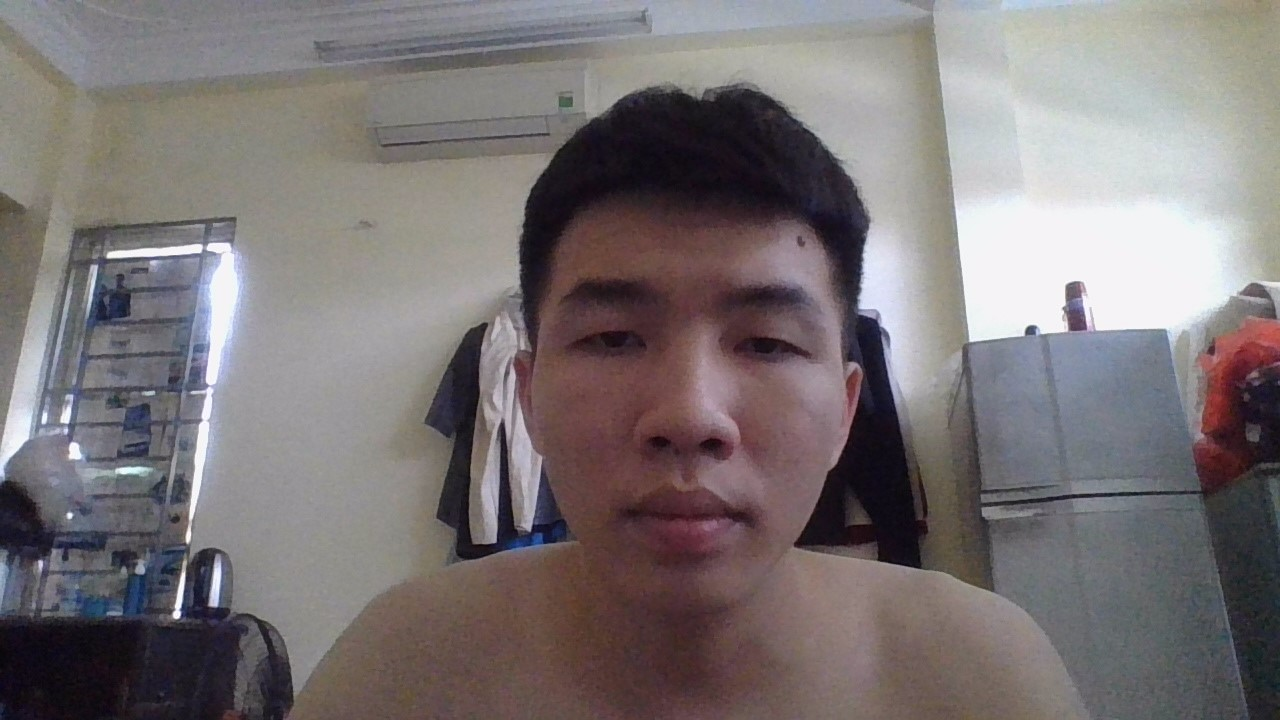
#> input picture database/chinh.jpg, 1280 x 720 px
$ python -i dom.py   (imports and definitions only)   (older library calls are emulated)
#> lines starting #> are read from the running program, lines starting #| are printed output that depends on the picture; after the words box and inside, x2 and y2 are one past the last pixel; in counts of white or black regions, pixels touching at a corner belong together
import time
import numpy as np
import os
import cv2

class DOM(object):
    def __init__(self):
        self.image = None
        self.Im = None
        self.edgex, self.edgey = None, None

    @staticmethod
    def load(img, blur=False, blurSize=(5,5)):
        if isinstance(img, str):
            if os.path.exists(img):
                image = cv2.imread(img, cv2.IMREAD_GRAYSCALE)
            else:
                raise FileNotFoundError('Image is not found on your system')
        elif isinstance(img, np.ndarray):
            if len(img.shape) == 3:
                image = cv2.cvtColor(img, cv2.COLOR_BGR2GRAY)
            elif len(img.shape) == 2:
                image = img
            else:
                raise ValueError('Image is not in correct shape')
        else:
            raise ValueError('Only image can be passed to the constructor')

        if blur:
            image = cv2.GaussianBlur(image, blurSize)

        Im = cv2.medianBlur(image, 3, cv2.CV_64F).astype("double")/255.0
        return image, Im

    @staticmethod
    def dom(Im):
        median_shift_up = np.pad(Im, ((0,2), (0,0)), 'constant')[2:,:]
        median_shift_down = np.pad(Im, ((2,0), (0,0)), 'constant')[:-2,:]
        domx = np.abs(median_shift_up - 2*Im + median_shift_down)

        median_shift_left = np.pad(Im, ((0,0), (0,2)), 'constant')[:,2:]
        median_shift_right = np.pad(Im, ((0,0), (2,0)), 'constant')[:,:-2]
        domy = np.abs(median_shift_left - 2*Im + median_shift_right)

        return domx, domy

    @staticmethod
    def contrast(Im):
        Cx = np.abs(Im - np.pad(Im, ((1,0), (0,0)), 'constant')[:-1, :])
        Cy = np.abs(Im - np.pad(Im, ((0,0), (1,0)), 'constant')[:, :-1])
        return Cx, Cy

    @staticmethod
    def smoothenImage(image, transpose = False, epsilon = 1e-8):
        fil = np.array([0.5, 0, -0.5])

        if transpose:
            image = image.T

        image_smoothed = np.array([np.convolve(image[i], fil, mode="same") for i in range(image.shape[0])])

        if transpose:
            image_smoothed = image_smoothed.T

        image_smoothed = np.abs(image_smoothed)/(np.max(image_smoothed) + epsilon)
        return image_smoothed

    def edges(self, image, edge_threshold=0.0001):
        smoothx = self.smoothenImage(image, transpose=True)
        smoothy = self.smoothenImage(image)
        self.edgex = smoothx > edge_threshold
        self.edgey = smoothy > edge_threshold

    def sharpness_matrix(self, Im, width=2, debug=False):
        domx, domy = self.dom(Im)

        Cx, Cy = self.contrast(Im)

        Cx = np.multiply(Cx, self.edgex)
        Cy = np.multiply(Cy, self.edgey)

        Sx = np.zeros(domx.shape)
        Sy = np.zeros(domy.shape)

        for i in range(width, domx.shape[0]-width):
            num = np.abs(domx[i-width:i+width, :]).sum(axis=0)
            dn = Cx[i-width:i+width, :].sum(axis=0)
            Sx[i] = [(num[k]/dn[k] if dn[k] > 1e-3 else 0) for k in range(Sx.shape[1])]

        for j in range(width, domy.shape[1]-width):
            num = np.abs(domy[:, j-width: j+width]).sum(axis=1)
            dn = Cy[:, j-width:j+width].sum(axis=1)
            Sy[:, j] = [(num[k]/dn[k] if dn[k] > 1e-3 else 0) for k in range(Sy.shape[0])]

        if debug:
            print(f"domx {domx.shape}: {[(i,round(np.quantile(domx, i/100), 2)) for i in range(0, 101, 25)]}")
            print(f"domy {domy.shape}: {[(i,round(np.quantile(domy, i/100), 2)) for i in range(0, 101, 25)]}")
            print(f"Cx {Cx.shape}: {[(i,round(np.quantile(Cx, i/100),2)) for i in range(50, 101, 10)]}")
            print(f"Cy {Cy.shape}: {[(i,round(np.quantile(Cy, i/100),2)) for i in range(50, 101, 10)]}")
            print(f"Sx {Sx.shape}: {[(i,round(np.quantile(Sx, i/100),2)) for i in range(50, 101, 10)]}")
            print(f"Sy {Sy.shape}: {[(i,round(np.quantile(Sy, i/100),2)) for i in range(50, 101, 10)]}")

        return Sx, Sy

    def sharpness_measure(self, Im, width, sharpness_threshold, debug=False, epsilon = 1e-8):
        Sx, Sy = self.sharpness_matrix(Im, width=width, debug=debug)
        Sx = np.multiply(Sx, self.edgex)
        Sy = np.multiply(Sy, self.edgey)

        n_sharpx = np.sum(Sx >= sharpness_threshold)
        n_sharpy = np.sum(Sy >= sharpness_threshold)

        n_edgex = np.sum(self.edgex)
        n_edgey = np.sum(self.edgey)

        Rx = n_sharpx/(n_edgex + epsilon)
        Ry = n_sharpy/(n_edgey + epsilon)

        S = np.sqrt(Rx**2 + Ry**2)

        if debug:
            print(f"Sharpness: {S}")
            print(f"Rx: {Rx}, Ry: {Ry}")
            print(f"Sharpx: {n_sharpx}, Sharpy: {n_sharpy}, Edges: {n_edgex, n_edgey}")
        return S

    def get_sharpness(self, img, width=2, sharpness_threshold=2, edge_threshold=0.0001, debug=False):
        start_time = time.time()
        image, Im = self.load(img)
        self.edges(image, edge_threshold=edge_threshold)
        score = self.sharpness_measure(Im, width=width, sharpness_threshold=sharpness_threshold)
        end_time = time.time()
        processing_time = end_time - start_time
        # print(f"Time Processing Score Bullry: {score} - {processing_time:.4f}")
        return score

>>> import cv2
>>> picture = cv2.imread('../database/chinh.jpg')
#> picture is the input picture: shape (720, 1280, 3); mean B, G, R 116.8, 115.7, 122.4
>>> result = DOM().get_sharpness(picture)
#> in smoothenImage, `image = image.T`:
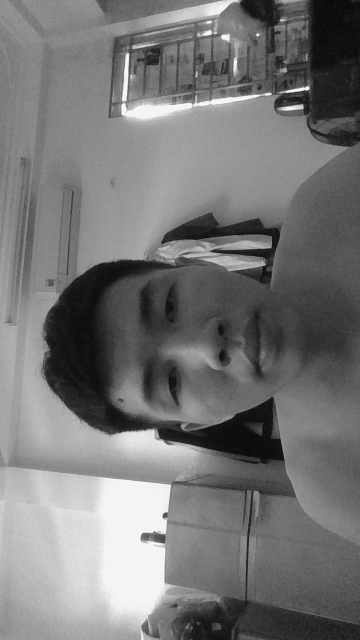
#> image: shape (1280, 720) (shown at 1/2 size); min 6, max 255, mean 117.8
#> call 2 of smoothenImage, with transpose = False, epsilon = 1e-08
#> in smoothenImage (call 2), `image_smoothed = np.array([np.convolve(image[i], fil, mode="same") for..`:
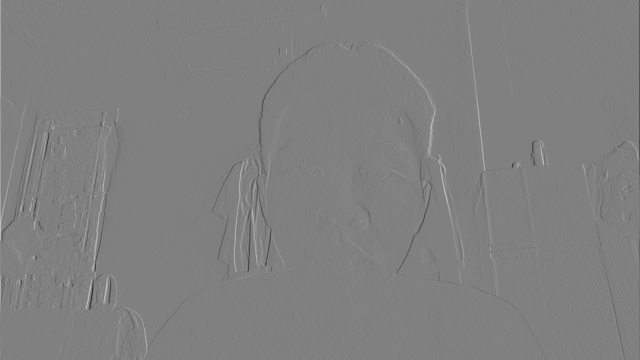
#> image_smoothed: shape (720, 1280) float64 (shown at 1/2 size); min -119, max 117.5, mean 0; drawn with min black and max white
#> in edges, `self.edgex = smoothx > edge_threshold`:
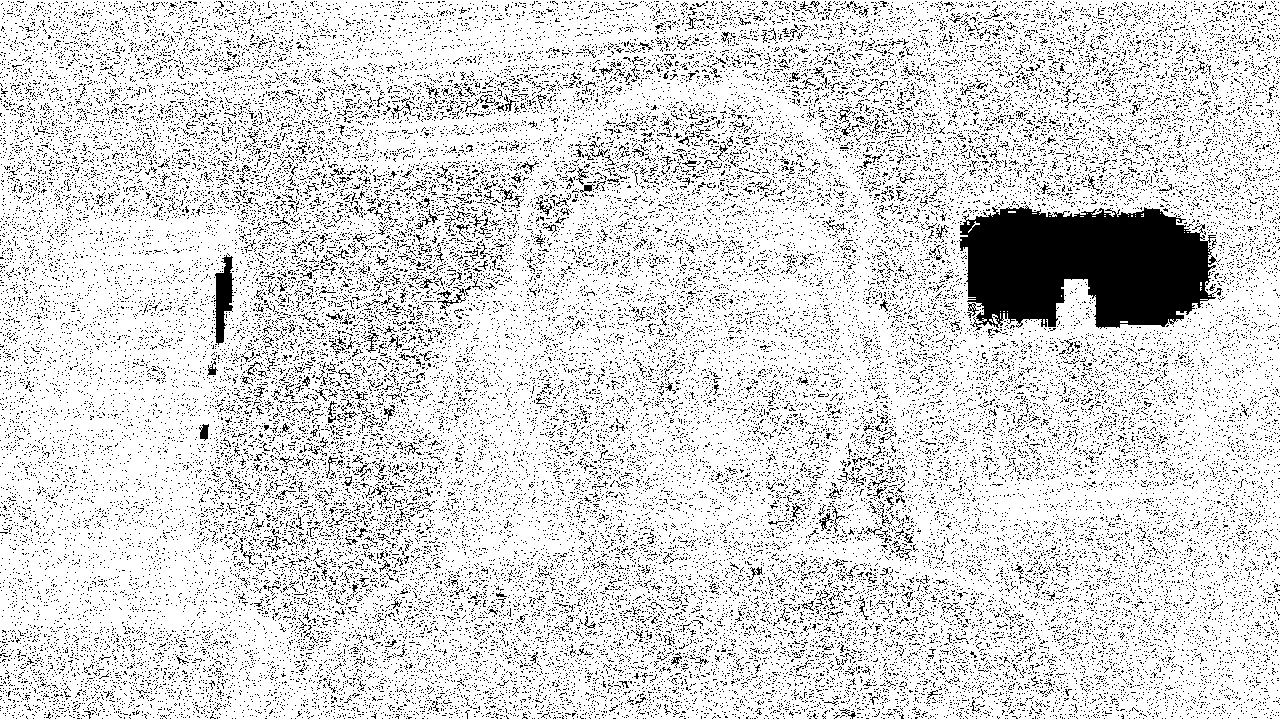
#> self.edgex: shape (720, 1280) bool; 85.1% white; 46068 black regions (45712 under 20 px), largest, box (x1, y1, x2, y2) and area: (959, 205, 1222, 331) 24078, (214, 255, 234, 345) 1014, (199, 424, 209, 441) 109
#> after the loop in sharpness_matrix, `for i in range(width, domx.shape[0]-width):`:
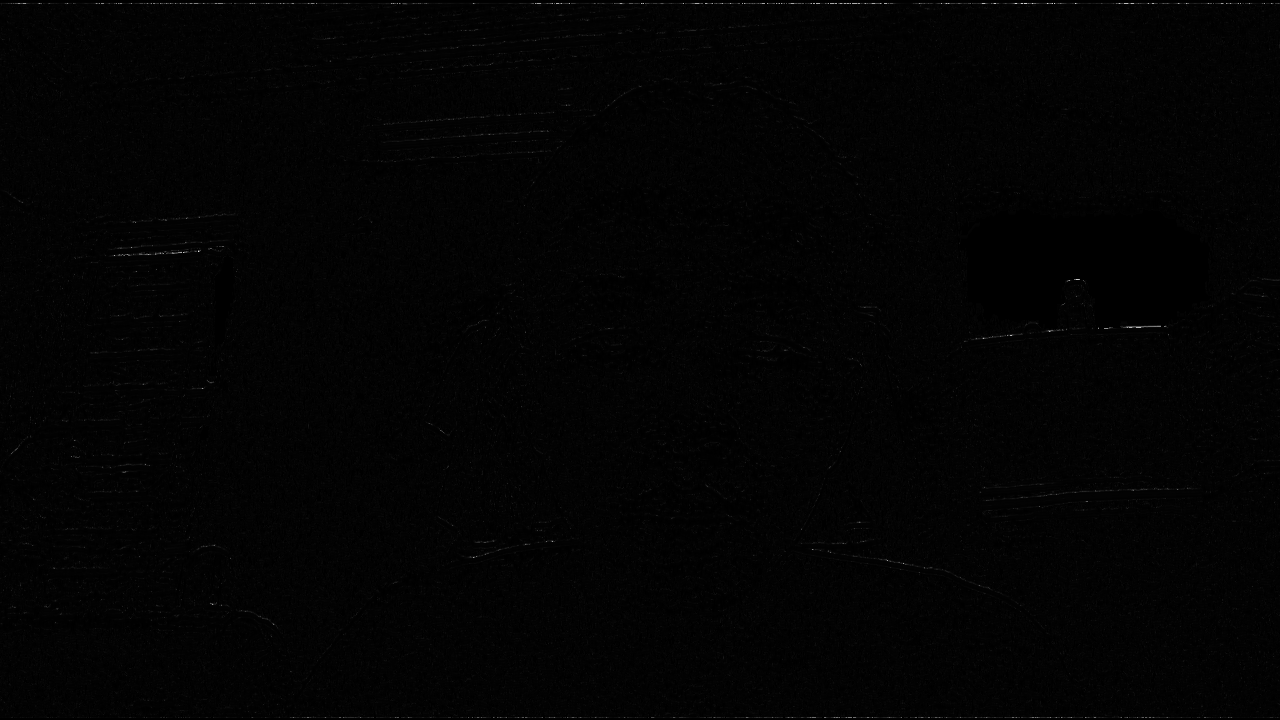
#> Sx: shape (720, 1280) float64; min 0, max 231, mean 3.1
#> in sharpness_measure, `n_sharpx = np.sum(Sx >= sharpness_threshold)`: n_sharpx = 577497
#> in sharpness_measure, `n_sharpy = np.sum(Sy >= sharpness_threshold)`: n_sharpy = 558758
#> in sharpness_measure, `n_edgex = np.sum(self.edgex)`: n_edgex = 784128
#> in sharpness_measure, `n_edgey = np.sum(self.edgey)`: n_edgey = 774087
#> in sharpness_measure, `Rx = n_sharpx/(n_edgex + epsilon)`: Rx = 0.736
#> in sharpness_measure, `Ry = n_sharpy/(n_edgey + epsilon)`: Ry = 0.722
#> in sharpness_measure, `S = np.sqrt(Rx**2 + Ry**2)`: S = 1.03
#> result = 1.03

$ run again, on database/huy.jpg
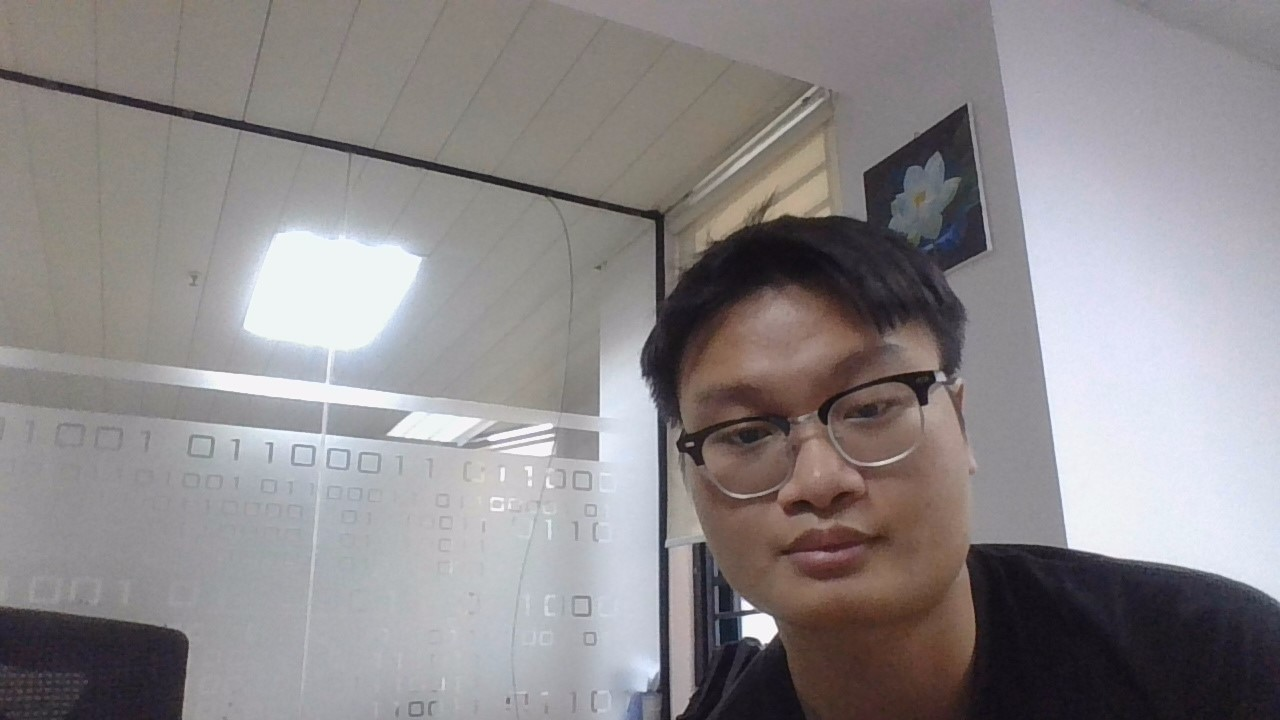
#> input picture database/huy.jpg, 1280 x 720 px
#> picture is the input picture: shape (720, 1280, 3); mean B, G, R 139, 137.4, 141.6
#> in edges, `self.edgex = smoothx > edge_threshold`:
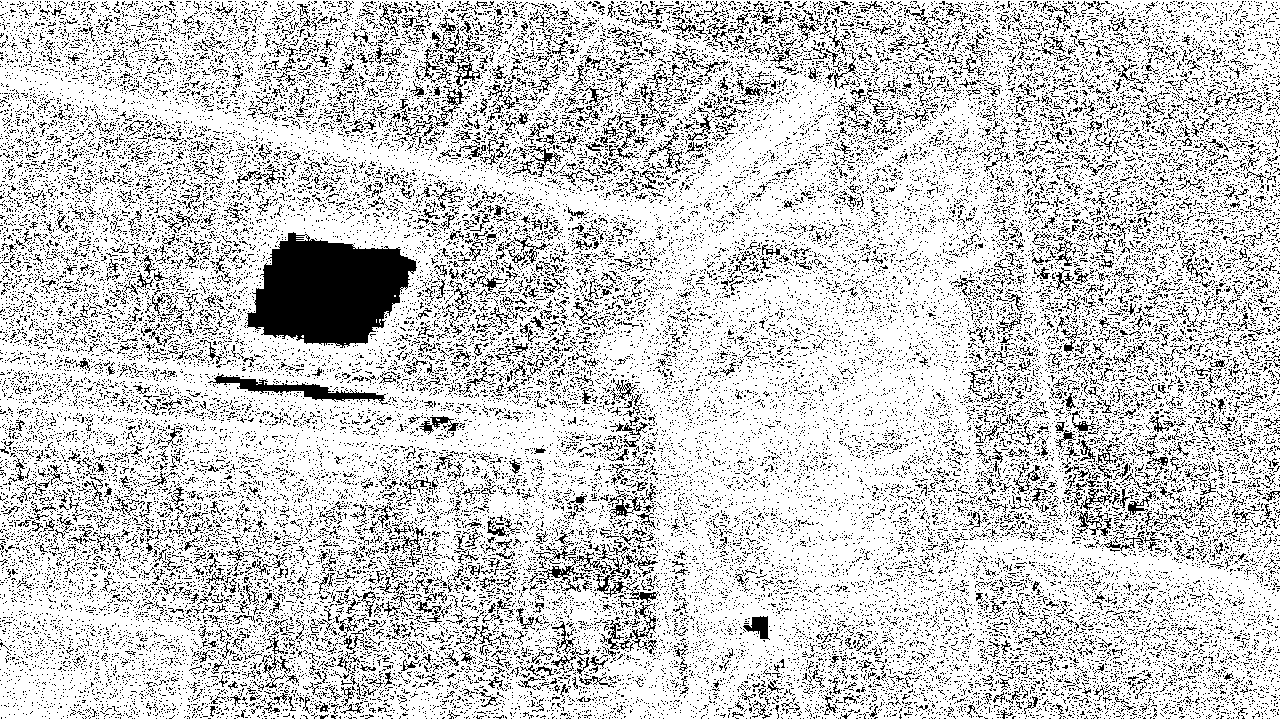
#> self.edgex: shape (720, 1280) bool; 80.2% white; black in thin lines or dots
#> self.edgey: shape (720, 1280) bool; 79.5% white; black in thin lines or dots
#> in contrast, `Cx = np.abs(Im - np.pad(Im, ((1,0), (0,0)), 'constant')[:-1, :])`:
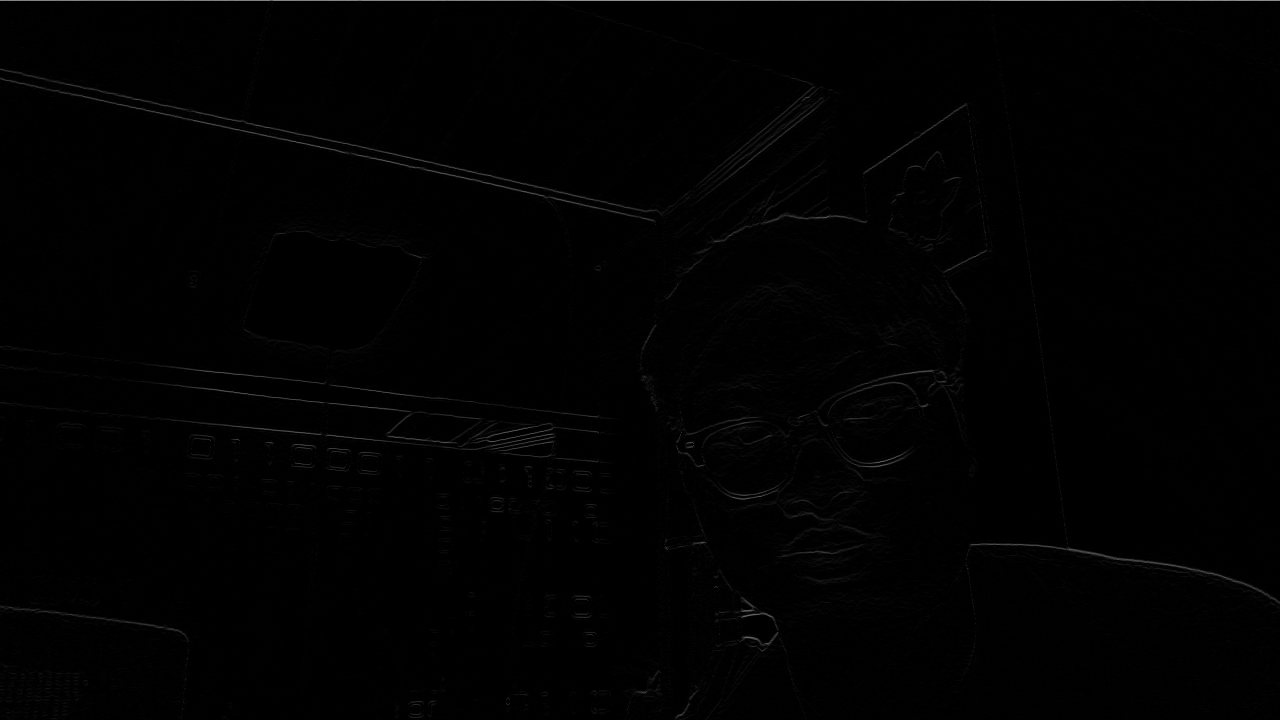
#> Cx: shape (720, 1280) float64; min 0, max 0.604, mean 0.00612
#> n_sharpx = 533182
#> n_sharpy = 521034
#> n_edgex = 739304
#> n_edgey = 732759
#> Rx = 0.721
#> Ry = 0.711
#> S = 1.01
